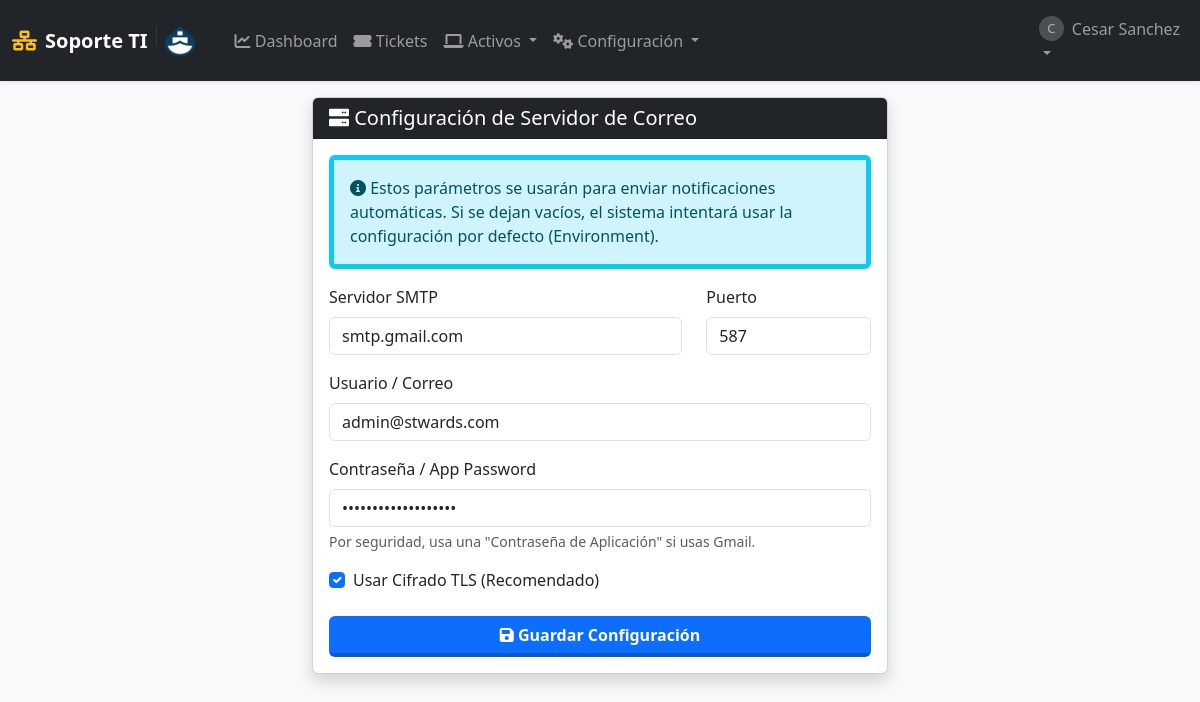
Screenshot of /admin/configuracion/email (signed in) with the database file from the repository.
### tables this page shows
CREATE TABLE configuracion (
        clave TEXT PRIMARY KEY,
        valor TEXT
    );

### app.py (the view, shortened to what this page needs)
@app.route('/admin/configuracion/email', methods=['GET', 'POST'])
@admin_required
def admin_config_email():
    db = get_db()
    rows = db.execute("SELECT clave, valor FROM configuracion WHERE clave LIKE 'MAIL_%'").fetchall()
    config_actual = {row['clave']: row['valor'] for row in rows}
    return render_template('admin_config_email.html', config=config_actual)

### app.py (called while the page is built)
def get_db():
    if 'db' not in g:
        g.db = sqlite3.connect(app.config['DB_FILE'])
        g.db.row_factory = sqlite3.Row
        g.db.execute("PRAGMA foreign_keys = ON")
    return g.db

def admin_required(f):
    @wraps(f)
    def decorated_function(*args, **kwargs):
        if session.get('role') != 'admin':
            flash('Acceso denegado.', 'danger')
            return redirect(url_for('dashboard'))
        return f(*args, **kwargs)
    return decorated_function

### templates/admin_config_email.html
{% extends "layout.html" %}
{% block content %}
<div class="row justify-content-center">
    <div class="col-md-8 col-lg-6">
        <div class="card shadow">
            <div class="card-header bg-dark text-white d-flex justify-content-between align-items-center">
                <h5 class="mb-0"><i class="fas fa-server"></i> Configuración de Servidor de Correo</h5>
            </div>
            <div class="card-body">
                <div class="alert alert-info border-start border-5 border-info">
                    <i class="fas fa-info-circle"></i> Estos parámetros se usarán para enviar notificaciones automáticas.
                    Si se dejan vacíos, el sistema intentará usar la configuración por defecto (Environment).
                </div>
                <form method="POST">
                    <div class="row mb-3">
                        <div class="col-md-8">
                            <label class="form-label">Servidor SMTP</label>
                            <input type="text" name="MAIL_SERVER" class="form-control" value="{{ config.get('MAIL_SERVER', '') }}" placeholder="Ej: smtp.gmail.com">
                        </div>
                        <div class="col-md-4">
                            <label class="form-label">Puerto</label>
                            <input type="number" name="MAIL_PORT" class="form-control" value="{{ config.get('MAIL_PORT', '') }}" placeholder="Ej: 587">
                        </div>
                    </div>
                    <div class="mb-3">
                        <label class="form-label">Usuario / Correo</label>
                        <input type="email" name="MAIL_USERNAME" class="form-control" value="{{ config.get('MAIL_USERNAME', '') }}" placeholder="correo@empresa.com">
                    </div>
                    <div class="mb-3">
                        <label class="form-label">Contraseña / App Password</label>
                        <input type="password" name="MAIL_PASSWORD" class="form-control" value="{{ config.get('MAIL_PASSWORD', '') }}">
                        <div class="form-text">Por seguridad, usa una "Contraseña de Aplicación" si usas Gmail.</div>
                    </div>
                    <div class="form-check mb-4">
                        <input class="form-check-input" type="checkbox" name="MAIL_USE_TLS" id="tls" {% if config.get('MAIL_USE_TLS') == 'True' %}checked{% endif %}>
                        <label class="form-check-label" for="tls">
                            Usar Cifrado TLS (Recomendado)
                        </label>
                    </div>
                    <div class="d-grid gap-2">
                        <button type="submit" class="btn btn-primary">
                            <i class="fas fa-save"></i> Guardar Configuración
                        </button>
                    </div>
                </form>
            </div>
        </div>
    </div>
</div>
{% endblock %}

### static/css/style.css (style rules this page uses)
body.sap-mode { height: 100vh; display: flex; flex-direction: column; margin: 0; overflow: hidden; }
.btn { transition: all 0.15s ease-in-out; border-bottom: 4px solid rgba(0,0,0,0.2) !important; font-weight: 600; }
body::before { content: ""; position: fixed; top: 0; left: 0; width: 100%; height: 100%; background-image: url('../img/logo.png'); background-repeat: no-repeat; background-position: center center; background-size: 500px; opacity: 0.05; z-index: -1; pointer-events: none; }

### rows the page displays
configuracion: MAIL_SERVER "smtp.gmail.com"
configuracion: MAIL_PORT "587"
configuracion: MAIL_USERNAME "admin@stwards.com"
configuracion: valor "☑"

### other values shown
{{ session.get('username')[0].upper() }} "C"
{{ session.get('username') }} "Cesar Sanchez"
